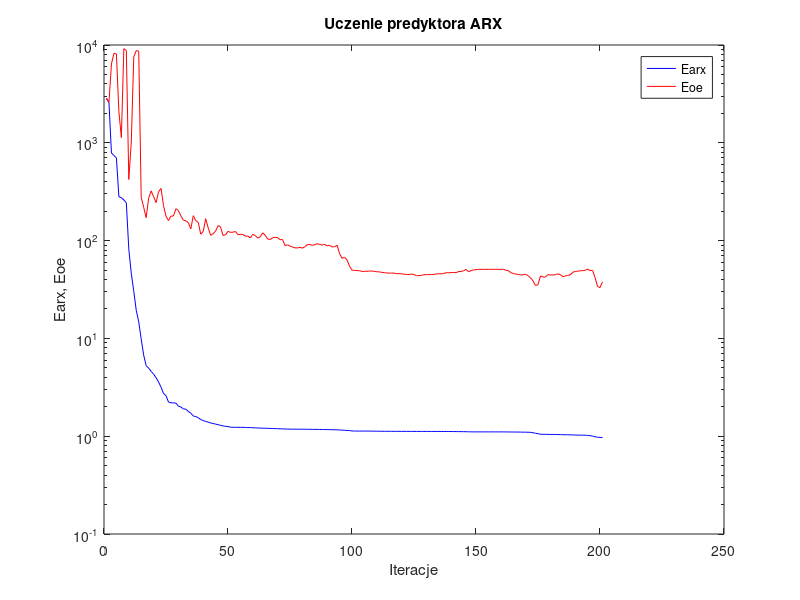
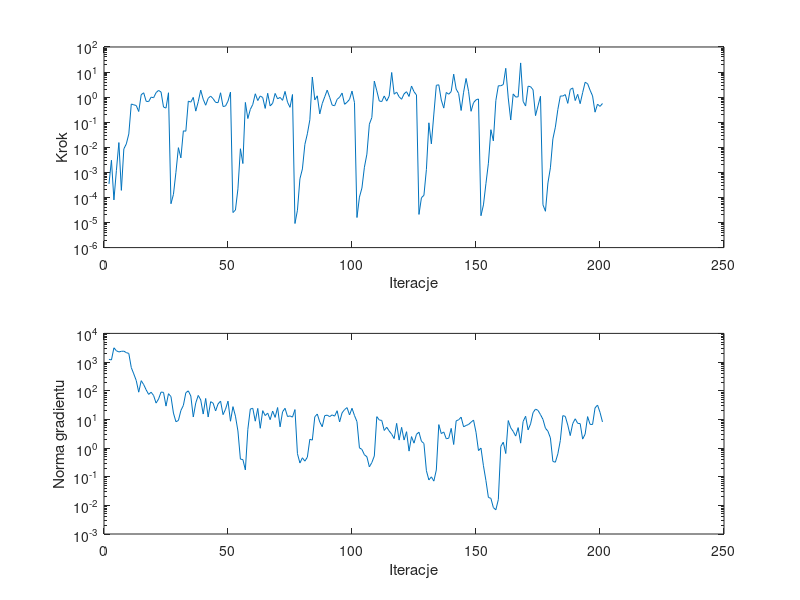

These figures' MATLAB source, in order:
%uczenie predyktora arx
clear all;
n=0; farx(n+1)=2.847719e+003; foe(n+1)=2.847531e+003; wspucz(n+1)=0.000000e+000; ng(n+1)=0.000000e+000;
%odnowa zmiennej metryki
n=1; farx(n+1)=2.582819e+003; foe(n+1)=2.596238e+003; krok(n+1)=3.473499e-004; ng(n+1)=1.245395e+003;
n=2; farx(n+1)=7.866409e+002; foe(n+1)=6.399271e+003; krok(n+1)=3.050294e-003; ng(n+1)=1.184365e+003;
n=3; farx(n+1)=7.414384e+002; foe(n+1)=8.216046e+003; krok(n+1)=7.964429e-005; ng(n+1)=3.145766e+003;
n=4; farx(n+1)=7.000965e+002; foe(n+1)=8.106307e+003; krok(n+1)=1.203868e-003; ng(n+1)=2.466683e+003;
n=5; farx(n+1)=2.806607e+002; foe(n+1)=2.087597e+003; krok(n+1)=1.542549e-002; ng(n+1)=2.252744e+003;
n=6; farx(n+1)=2.747604e+002; foe(n+1)=1.129214e+003; krok(n+1)=1.915864e-004; ng(n+1)=2.369370e+003;
n=7; farx(n+1)=2.607084e+002; foe(n+1)=9.184659e+003; krok(n+1)=8.625805e-003; ng(n+1)=2.399239e+003;
n=8; farx(n+1)=2.436525e+002; foe(n+1)=8.782134e+003; krok(n+1)=1.364590e-002; ng(n+1)=2.133257e+003;
n=9; farx(n+1)=8.156878e+001; foe(n+1)=4.217471e+002; krok(n+1)=3.406610e-002; ng(n+1)=1.996964e+003;
n=10; farx(n+1)=4.625433e+001; foe(n+1)=1.018700e+003; krok(n+1)=5.312625e-001; ng(n+1)=6.419410e+002;
n=11; farx(n+1)=3.028637e+001; foe(n+1)=7.549191e+003; krok(n+1)=4.938403e-001; ng(n+1)=3.871395e+002;
n=12; farx(n+1)=1.936188e+001; foe(n+1)=8.756843e+003; krok(n+1)=4.635137e-001; ng(n+1)=2.266958e+002;
n=13; farx(n+1)=1.478683e+001; foe(n+1)=8.641203e+003; krok(n+1)=2.670983e-001; ng(n+1)=8.889215e+001;
n=14; farx(n+1)=9.823273e+000; foe(n+1)=2.759846e+002; krok(n+1)=1.247240e+000; ng(n+1)=2.240852e+002;
n=15; farx(n+1)=6.744903e+000; foe(n+1)=2.191008e+002; krok(n+1)=1.492366e+000; ng(n+1)=1.635191e+002;
n=16; farx(n+1)=5.255492e+000; foe(n+1)=1.716019e+002; krok(n+1)=6.809733e-001; ng(n+1)=1.073648e+002;
n=17; farx(n+1)=4.984456e+000; foe(n+1)=2.712717e+002; krok(n+1)=6.653319e-001; ng(n+1)=7.441364e+001;
n=18; farx(n+1)=4.596407e+000; foe(n+1)=3.223641e+002; krok(n+1)=9.995858e-001; ng(n+1)=8.850900e+001;
n=19; farx(n+1)=4.300459e+000; foe(n+1)=2.810404e+002; krok(n+1)=9.453922e-001; ng(n+1)=6.799050e+001;
n=20; farx(n+1)=3.968012e+000; foe(n+1)=2.445283e+002; krok(n+1)=1.516744e+000; ng(n+1)=3.697096e+001;
n=21; farx(n+1)=3.588627e+000; foe(n+1)=3.160293e+002; krok(n+1)=1.854055e+000; ng(n+1)=5.150460e+001;
n=22; farx(n+1)=3.165123e+000; foe(n+1)=3.417407e+002; krok(n+1)=1.601772e+000; ng(n+1)=8.957956e+001;
n=23; farx(n+1)=2.737956e+000; foe(n+1)=2.278810e+002; krok(n+1)=4.027995e-001; ng(n+1)=8.748375e+001;
n=24; farx(n+1)=2.598078e+000; foe(n+1)=1.770063e+002; krok(n+1)=3.655097e-001; ng(n+1)=2.902225e+001;
n=25; farx(n+1)=2.234240e+000; foe(n+1)=1.606983e+002; krok(n+1)=1.495995e+000; ng(n+1)=7.866735e+001;
%odnowa zmiennej metryki
n=26; farx(n+1)=2.196338e+000; foe(n+1)=1.777801e+002; krok(n+1)=5.618497e-005; ng(n+1)=6.232030e+001;
n=27; farx(n+1)=2.190455e+000; foe(n+1)=1.786390e+002; krok(n+1)=1.326035e-004; ng(n+1)=1.660992e+001;
n=28; farx(n+1)=2.180038e+000; foe(n+1)=2.119614e+002; krok(n+1)=1.002232e-003; ng(n+1)=8.281167e+000;
n=29; farx(n+1)=2.023536e+000; foe(n+1)=2.026905e+002; krok(n+1)=9.659422e-003; ng(n+1)=9.129887e+000;
n=30; farx(n+1)=1.991789e+000; foe(n+1)=1.784586e+002; krok(n+1)=3.783371e-003; ng(n+1)=2.037535e+001;
n=31; farx(n+1)=1.900002e+000; foe(n+1)=1.617953e+002; krok(n+1)=4.524124e-002; ng(n+1)=3.070525e+001;
n=32; farx(n+1)=1.892507e+000; foe(n+1)=1.594670e+002; krok(n+1)=4.382471e-002; ng(n+1)=8.515042e+001;
n=33; farx(n+1)=1.788821e+000; foe(n+1)=1.521857e+002; krok(n+1)=6.954939e-001; ng(n+1)=9.872346e+001;
n=34; farx(n+1)=1.717784e+000; foe(n+1)=1.316986e+002; krok(n+1)=6.317991e-001; ng(n+1)=6.542022e+001;
n=35; farx(n+1)=1.608996e+000; foe(n+1)=1.798438e+002; krok(n+1)=9.775646e-001; ng(n+1)=1.212401e+001;
n=36; farx(n+1)=1.587248e+000; foe(n+1)=1.599002e+002; krok(n+1)=2.767539e-001; ng(n+1)=3.741697e+001;
n=37; farx(n+1)=1.546978e+000; foe(n+1)=1.534839e+002; krok(n+1)=6.564205e-001; ng(n+1)=6.843044e+001;
n=38; farx(n+1)=1.478630e+000; foe(n+1)=1.162904e+002; krok(n+1)=1.905355e+000; ng(n+1)=4.778085e+001;
n=39; farx(n+1)=1.447178e+000; foe(n+1)=1.237928e+002; krok(n+1)=8.256204e-001; ng(n+1)=1.532636e+001;
n=40; farx(n+1)=1.415267e+000; foe(n+1)=1.673665e+002; krok(n+1)=4.756263e-001; ng(n+1)=5.365140e+001;
n=41; farx(n+1)=1.393614e+000; foe(n+1)=1.352603e+002; krok(n+1)=8.935632e-001; ng(n+1)=1.210583e+001;
n=42; farx(n+1)=1.365047e+000; foe(n+1)=1.133260e+002; krok(n+1)=1.098329e+000; ng(n+1)=4.139799e+001;
n=43; farx(n+1)=1.350237e+000; foe(n+1)=1.174502e+002; krok(n+1)=8.674420e-001; ng(n+1)=3.683974e+001;
n=44; farx(n+1)=1.328936e+000; foe(n+1)=1.254073e+002; krok(n+1)=6.183220e-001; ng(n+1)=1.961741e+001;
n=45; farx(n+1)=1.311191e+000; foe(n+1)=1.424009e+002; krok(n+1)=6.026677e-001; ng(n+1)=3.475162e+001;
n=46; farx(n+1)=1.292832e+000; foe(n+1)=1.376823e+002; krok(n+1)=1.492366e+000; ng(n+1)=4.339443e+001;
n=47; farx(n+1)=1.274469e+000; foe(n+1)=1.127394e+002; krok(n+1)=4.228884e-001; ng(n+1)=1.460504e+001;
n=48; farx(n+1)=1.261695e+000; foe(n+1)=1.148393e+002; krok(n+1)=4.423764e-001; ng(n+1)=2.262809e+001;
n=49; farx(n+1)=1.253436e+000; foe(n+1)=1.242984e+002; krok(n+1)=6.930078e-001; ng(n+1)=4.320833e+001;
n=50; farx(n+1)=1.236841e+000; foe(n+1)=1.213193e+002; krok(n+1)=1.585247e+000; ng(n+1)=8.619286e+000;
%odnowa zmiennej metryki
n=51; farx(n+1)=1.233667e+000; foe(n+1)=1.218662e+002; krok(n+1)=2.503350e-005; ng(n+1)=2.781459e+001;
n=52; farx(n+1)=1.232643e+000; foe(n+1)=1.239603e+002; krok(n+1)=3.153604e-005; ng(n+1)=1.294431e+001;
n=53; farx(n+1)=1.232096e+000; foe(n+1)=1.151302e+002; krok(n+1)=2.196646e-004; ng(n+1)=3.933662e+000;
n=54; farx(n+1)=1.231797e+000; foe(n+1)=1.157988e+002; krok(n+1)=8.751130e-003; ng(n+1)=4.097104e-001;
n=55; farx(n+1)=1.231731e+000; foe(n+1)=1.157489e+002; krok(n+1)=2.247173e-003; ng(n+1)=3.957271e-001;
n=56; farx(n+1)=1.229060e+000; foe(n+1)=1.109967e+002; krok(n+1)=6.144464e-001; ng(n+1)=1.717629e-001;
n=57; farx(n+1)=1.225978e+000; foe(n+1)=1.112249e+002; krok(n+1)=1.400181e-001; ng(n+1)=4.508736e+000;
n=58; farx(n+1)=1.224769e+000; foe(n+1)=1.066222e+002; krok(n+1)=3.238984e-001; ng(n+1)=2.304797e+001;
n=59; farx(n+1)=1.220656e+000; foe(n+1)=1.159296e+002; krok(n+1)=5.138574e-001; ng(n+1)=2.426423e+001;
n=60; farx(n+1)=1.217076e+000; foe(n+1)=1.125966e+002; krok(n+1)=1.361947e+000; ng(n+1)=8.643184e+000;
n=61; farx(n+1)=1.213366e+000; foe(n+1)=1.061430e+002; krok(n+1)=7.310195e-001; ng(n+1)=2.410793e+001;
n=62; farx(n+1)=1.210326e+000; foe(n+1)=1.093065e+002; krok(n+1)=1.112649e+000; ng(n+1)=4.886582e+000;
n=63; farx(n+1)=1.207627e+000; foe(n+1)=1.200056e+002; krok(n+1)=9.639418e-001; ng(n+1)=2.014896e+001;
n=64; farx(n+1)=1.205616e+000; foe(n+1)=1.135197e+002; krok(n+1)=3.550835e-001; ng(n+1)=1.354724e+001;
n=65; farx(n+1)=1.202829e+000; foe(n+1)=1.040390e+002; krok(n+1)=1.422745e+000; ng(n+1)=1.655358e+001;
n=66; farx(n+1)=1.201236e+000; foe(n+1)=1.025153e+002; krok(n+1)=4.461084e-001; ng(n+1)=9.757079e+000;
n=67; farx(n+1)=1.199041e+000; foe(n+1)=1.067318e+002; krok(n+1)=5.692710e-001; ng(n+1)=1.955159e+001;
n=68; farx(n+1)=1.195997e+000; foe(n+1)=1.080670e+002; krok(n+1)=1.404256e+000; ng(n+1)=1.172466e+001;
n=69; farx(n+1)=1.193340e+000; foe(n+1)=1.074487e+002; krok(n+1)=8.536620e-001; ng(n+1)=2.589744e+001;
n=70; farx(n+1)=1.191070e+000; foe(n+1)=1.022021e+002; krok(n+1)=9.761687e-001; ng(n+1)=5.478011e+000;
n=71; farx(n+1)=1.188872e+000; foe(n+1)=1.024573e+002; krok(n+1)=7.461831e-001; ng(n+1)=1.835994e+001;
n=72; farx(n+1)=1.185506e+000; foe(n+1)=8.898462e+001; krok(n+1)=1.691294e+000; ng(n+1)=2.437180e+001;
n=73; farx(n+1)=1.183958e+000; foe(n+1)=9.041339e+001; krok(n+1)=6.277333e-001; ng(n+1)=1.256535e+001;
n=74; farx(n+1)=1.180970e+000; foe(n+1)=8.794795e+001; krok(n+1)=3.923690e-001; ng(n+1)=1.321423e+001;
n=75; farx(n+1)=1.179992e+000; foe(n+1)=8.598265e+001; krok(n+1)=1.272242e+000; ng(n+1)=1.197341e+001;
%odnowa zmiennej metryki
n=76; farx(n+1)=1.179170e+000; foe(n+1)=8.433888e+001; krok(n+1)=9.128990e-006; ng(n+1)=2.195480e+001;
n=77; farx(n+1)=1.179168e+000; foe(n+1)=8.409171e+001; krok(n+1)=3.098519e-005; ng(n+1)=6.351203e-001;
n=78; farx(n+1)=1.179159e+000; foe(n+1)=8.535597e+001; krok(n+1)=5.534736e-004; ng(n+1)=2.998890e-001;
n=79; farx(n+1)=1.179115e+000; foe(n+1)=8.372391e+001; krok(n+1)=1.369522e-003; ng(n+1)=4.567856e-001;
n=80; farx(n+1)=1.178745e+000; foe(n+1)=8.648435e+001; krok(n+1)=1.301252e-002; ng(n+1)=3.481758e-001;
n=81; farx(n+1)=1.176772e+000; foe(n+1)=9.082973e+001; krok(n+1)=3.459187e-002; ng(n+1)=4.806226e-001;
n=82; farx(n+1)=1.176745e+000; foe(n+1)=9.119624e+001; krok(n+1)=1.248173e-001; ng(n+1)=2.026688e+000;
n=83; farx(n+1)=1.174489e+000; foe(n+1)=8.949355e+001; krok(n+1)=6.340986e+000; ng(n+1)=1.888933e+000;
n=84; farx(n+1)=1.173946e+000; foe(n+1)=9.067304e+001; krok(n+1)=7.741360e-001; ng(n+1)=1.228188e+001;
n=85; farx(n+1)=1.172916e+000; foe(n+1)=9.306469e+001; krok(n+1)=1.128562e+000; ng(n+1)=1.539221e+001;
n=86; farx(n+1)=1.171784e+000; foe(n+1)=9.116397e+001; krok(n+1)=2.143812e-001; ng(n+1)=8.091533e+000;
n=87; farx(n+1)=1.171357e+000; foe(n+1)=9.027464e+001; krok(n+1)=5.520515e-001; ng(n+1)=5.522237e+000;
n=88; farx(n+1)=1.170561e+000; foe(n+1)=9.141460e+001; krok(n+1)=1.031099e+000; ng(n+1)=1.351570e+001;
n=89; farx(n+1)=1.168726e+000; foe(n+1)=8.831690e+001; krok(n+1)=1.902505e+000; ng(n+1)=1.402006e+001;
n=90; farx(n+1)=1.167440e+000; foe(n+1)=8.965146e+001; krok(n+1)=9.872820e-001; ng(n+1)=1.246753e+001;
n=91; farx(n+1)=1.164759e+000; foe(n+1)=8.606860e+001; krok(n+1)=4.803814e-001; ng(n+1)=1.435153e+001;
n=92; farx(n+1)=1.163654e+000; foe(n+1)=8.666577e+001; krok(n+1)=4.536903e-001; ng(n+1)=1.296507e+001;
n=93; farx(n+1)=1.162319e+000; foe(n+1)=8.969688e+001; krok(n+1)=8.162976e-001; ng(n+1)=2.001009e+001;
n=94; farx(n+1)=1.157569e+000; foe(n+1)=7.340421e+001; krok(n+1)=9.928979e-001; ng(n+1)=8.126318e+000;
n=95; farx(n+1)=1.154032e+000; foe(n+1)=6.581473e+001; krok(n+1)=1.454334e+000; ng(n+1)=1.689816e+001;
n=96; farx(n+1)=1.149989e+000; foe(n+1)=6.757059e+001; krok(n+1)=5.183452e-001; ng(n+1)=2.188866e+001;
n=97; farx(n+1)=1.143216e+000; foe(n+1)=6.344939e+001; krok(n+1)=6.246649e-001; ng(n+1)=2.574148e+001;
n=98; farx(n+1)=1.141173e+000; foe(n+1)=5.485688e+001; krok(n+1)=8.131859e-001; ng(n+1)=1.423143e+001;
n=99; farx(n+1)=1.131726e+000; foe(n+1)=4.985408e+001; krok(n+1)=1.741449e+000; ng(n+1)=2.439565e+001;
n=100; farx(n+1)=1.128891e+000; foe(n+1)=4.959277e+001; krok(n+1)=6.039386e-001; ng(n+1)=1.362637e+001;
%odnowa zmiennej metryki
n=101; farx(n+1)=1.128672e+000; foe(n+1)=4.939274e+001; krok(n+1)=1.581864e-005; ng(n+1)=8.325766e+000;
n=102; farx(n+1)=1.128653e+000; foe(n+1)=4.921956e+001; krok(n+1)=1.032442e-004; ng(n+1)=1.010448e+000;
n=103; farx(n+1)=1.128605e+000; foe(n+1)=4.840885e+001; krok(n+1)=2.370460e-004; ng(n+1)=8.958225e-001;
n=104; farx(n+1)=1.128488e+000; foe(n+1)=4.851639e+001; krok(n+1)=1.604967e-003; ng(n+1)=5.827902e-001;
n=105; farx(n+1)=1.128218e+000; foe(n+1)=4.854384e+001; krok(n+1)=5.318174e-003; ng(n+1)=4.964559e-001;
n=106; farx(n+1)=1.127478e+000; foe(n+1)=4.881354e+001; krok(n+1)=8.343059e-002; ng(n+1)=2.198657e-001;
n=107; farx(n+1)=1.127321e+000; foe(n+1)=4.885439e+001; krok(n+1)=1.536116e-001; ng(n+1)=3.112006e-001;
n=108; farx(n+1)=1.125980e+000; foe(n+1)=4.842739e+001; krok(n+1)=4.369020e+000; ng(n+1)=5.284322e-001;
n=109; farx(n+1)=1.124773e+000; foe(n+1)=4.800561e+001; krok(n+1)=1.784490e+000; ng(n+1)=1.243656e+001;
n=110; farx(n+1)=1.123853e+000; foe(n+1)=4.794163e+001; krok(n+1)=7.021280e-001; ng(n+1)=9.507122e+000;
n=111; farx(n+1)=1.122839e+000; foe(n+1)=4.731061e+001; krok(n+1)=6.653319e-001; ng(n+1)=9.196363e+000;
n=112; farx(n+1)=1.122424e+000; foe(n+1)=4.700503e+001; krok(n+1)=1.114269e+000; ng(n+1)=4.090980e+000;
n=113; farx(n+1)=1.122170e+000; foe(n+1)=4.669696e+001; krok(n+1)=6.930078e-001; ng(n+1)=5.322762e+000;
n=114; farx(n+1)=1.122089e+000; foe(n+1)=4.654071e+001; krok(n+1)=1.111368e+000; ng(n+1)=3.932148e+000;
n=115; farx(n+1)=1.121756e+000; foe(n+1)=4.655100e+001; krok(n+1)=9.611233e+000; ng(n+1)=3.030491e+000;
n=116; farx(n+1)=1.121327e+000; foe(n+1)=4.651570e+001; krok(n+1)=1.307567e+000; ng(n+1)=2.133051e+000;
n=117; farx(n+1)=1.120931e+000; foe(n+1)=4.580699e+001; krok(n+1)=1.585247e+000; ng(n+1)=7.253060e+000;
n=118; farx(n+1)=1.120744e+000; foe(n+1)=4.598839e+001; krok(n+1)=1.031099e+000; ng(n+1)=1.889225e+000;
n=119; farx(n+1)=1.120583e+000; foe(n+1)=4.572982e+001; krok(n+1)=8.224396e-001; ng(n+1)=5.265284e+000;
n=120; farx(n+1)=1.120433e+000; foe(n+1)=4.534320e+001; krok(n+1)=1.355546e+000; ng(n+1)=1.900269e+000;
n=121; farx(n+1)=1.120315e+000; foe(n+1)=4.504132e+001; krok(n+1)=1.645708e+000; ng(n+1)=3.717370e+000;
n=122; farx(n+1)=1.120238e+000; foe(n+1)=4.503195e+001; krok(n+1)=1.062525e+000; ng(n+1)=7.804703e-001;
n=123; farx(n+1)=1.120066e+000; foe(n+1)=4.546110e+001; krok(n+1)=2.781976e+000; ng(n+1)=2.505503e+000;
n=124; farx(n+1)=1.119901e+000; foe(n+1)=4.505673e+001; krok(n+1)=1.650428e+000; ng(n+1)=1.477583e+000;
n=125; farx(n+1)=1.119343e+000; foe(n+1)=4.378895e+001; krok(n+1)=1.215405e+000; ng(n+1)=3.010140e+000;
%odnowa zmiennej metryki
n=126; farx(n+1)=1.119295e+000; foe(n+1)=4.379664e+001; krok(n+1)=2.102242e-005; ng(n+1)=3.567093e+000;
n=127; farx(n+1)=1.119244e+000; foe(n+1)=4.409807e+001; krok(n+1)=9.776439e-005; ng(n+1)=1.718169e+000;
n=128; farx(n+1)=1.119188e+000; foe(n+1)=4.480302e+001; krok(n+1)=1.215958e-004; ng(n+1)=1.445225e+000;
n=129; farx(n+1)=1.119179e+000; foe(n+1)=4.485234e+001; krok(n+1)=1.304868e-003; ng(n+1)=1.615959e-001;
n=130; farx(n+1)=1.119073e+000; foe(n+1)=4.491453e+001; krok(n+1)=9.464413e-002; ng(n+1)=7.690801e-002;
n=131; farx(n+1)=1.119054e+000; foe(n+1)=4.497754e+001; krok(n+1)=1.370811e-002; ng(n+1)=9.875800e-002;
n=132; farx(n+1)=1.119004e+000; foe(n+1)=4.507190e+001; krok(n+1)=2.114442e-001; ng(n+1)=7.009716e-002;
n=133; farx(n+1)=1.118326e+000; foe(n+1)=4.566326e+001; krok(n+1)=2.965571e+000; ng(n+1)=1.715348e-001;
n=134; farx(n+1)=1.117648e+000; foe(n+1)=4.577248e+001; krok(n+1)=3.105418e+000; ng(n+1)=6.561218e+000;
n=135; farx(n+1)=1.117363e+000; foe(n+1)=4.572905e+001; krok(n+1)=7.655551e-001; ng(n+1)=3.183960e+000;
n=136; farx(n+1)=1.117211e+000; foe(n+1)=4.606984e+001; krok(n+1)=3.655097e-001; ng(n+1)=3.635524e+000;
n=137; farx(n+1)=1.116996e+000; foe(n+1)=4.700915e+001; krok(n+1)=1.535939e+000; ng(n+1)=2.111950e+000;
n=138; farx(n+1)=1.116838e+000; foe(n+1)=4.680655e+001; krok(n+1)=1.307567e+000; ng(n+1)=2.193726e+000;
n=139; farx(n+1)=1.116673e+000; foe(n+1)=4.713537e+001; krok(n+1)=1.670810e+000; ng(n+1)=4.854141e+000;
n=140; farx(n+1)=1.116197e+000; foe(n+1)=4.723584e+001; krok(n+1)=8.246960e+000; ng(n+1)=1.328363e+000;
n=141; farx(n+1)=1.114786e+000; foe(n+1)=4.701482e+001; krok(n+1)=2.093924e+000; ng(n+1)=8.857289e+000;
n=142; farx(n+1)=1.114048e+000; foe(n+1)=4.835457e+001; krok(n+1)=1.404256e+000; ng(n+1)=9.682585e+000;
n=143; farx(n+1)=1.113785e+000; foe(n+1)=4.832349e+001; krok(n+1)=2.936023e-001; ng(n+1)=1.194975e+001;
n=144; farx(n+1)=1.113353e+000; foe(n+1)=4.926150e+001; krok(n+1)=1.569476e+000; ng(n+1)=5.498517e+000;
n=145; farx(n+1)=1.111520e+000; foe(n+1)=5.062823e+001; krok(n+1)=5.563951e+000; ng(n+1)=6.121126e+000;
n=146; farx(n+1)=1.109419e+000; foe(n+1)=4.800053e+001; krok(n+1)=1.707324e+000; ng(n+1)=6.632478e+000;
n=147; farx(n+1)=1.108104e+000; foe(n+1)=4.933239e+001; krok(n+1)=2.725288e-001; ng(n+1)=7.938216e+000;
n=148; farx(n+1)=1.107449e+000; foe(n+1)=5.018362e+001; krok(n+1)=5.995370e-001; ng(n+1)=9.471287e+000;
n=149; farx(n+1)=1.107215e+000; foe(n+1)=5.045345e+001; krok(n+1)=7.807902e-001; ng(n+1)=3.556530e+000;
n=150; farx(n+1)=1.107148e+000; foe(n+1)=5.080560e+001; krok(n+1)=8.457767e-001; ng(n+1)=8.125715e-001;
%odnowa zmiennej metryki
n=151; farx(n+1)=1.107145e+000; foe(n+1)=5.080153e+001; krok(n+1)=1.865637e-005; ng(n+1)=9.964817e-001;
n=152; farx(n+1)=1.107145e+000; foe(n+1)=5.082893e+001; krok(n+1)=5.036707e-005; ng(n+1)=2.407470e-001;
n=153; farx(n+1)=1.107144e+000; foe(n+1)=5.086689e+001; krok(n+1)=3.539254e-004; ng(n+1)=7.333204e-002;
n=154; farx(n+1)=1.107144e+000; foe(n+1)=5.084950e+001; krok(n+1)=2.316587e-003; ng(n+1)=1.886324e-002;
n=155; farx(n+1)=1.107142e+000; foe(n+1)=5.082823e+001; krok(n+1)=5.034993e-002; ng(n+1)=1.758304e-002;
n=156; farx(n+1)=1.107142e+000; foe(n+1)=5.082376e+001; krok(n+1)=1.799391e-002; ng(n+1)=8.345702e-003;
n=157; farx(n+1)=1.107138e+000; foe(n+1)=5.077963e+001; krok(n+1)=7.310195e-001; ng(n+1)=6.983111e-003;
n=158; farx(n+1)=1.107074e+000; foe(n+1)=5.091140e+001; krok(n+1)=2.840668e+000; ng(n+1)=1.586335e-002;
n=159; farx(n+1)=1.107036e+000; foe(n+1)=5.084061e+001; krok(n+1)=2.840668e+000; ng(n+1)=1.136701e+000;
n=160; farx(n+1)=1.106950e+000; foe(n+1)=5.089419e+001; krok(n+1)=3.170493e+000; ng(n+1)=1.600528e+000;
n=161; farx(n+1)=1.105982e+000; foe(n+1)=4.978975e+001; krok(n+1)=1.409995e+001; ng(n+1)=6.438483e-001;
n=162; farx(n+1)=1.104925e+000; foe(n+1)=4.932110e+001; krok(n+1)=9.270274e-001; ng(n+1)=9.087905e+000;
n=163; farx(n+1)=1.104471e+000; foe(n+1)=4.707260e+001; krok(n+1)=1.226847e-001; ng(n+1)=5.076766e+000;
n=164; farx(n+1)=1.103529e+000; foe(n+1)=4.612096e+001; krok(n+1)=1.342163e+000; ng(n+1)=3.808602e+000;
n=165; farx(n+1)=1.103274e+000; foe(n+1)=4.551056e+001; krok(n+1)=1.009068e+000; ng(n+1)=2.610254e+000;
n=166; farx(n+1)=1.103122e+000; foe(n+1)=4.509160e+001; krok(n+1)=1.030870e+000; ng(n+1)=5.158179e+000;
n=167; farx(n+1)=1.101044e+000; foe(n+1)=4.452500e+001; krok(n+1)=2.313205e+001; ng(n+1)=1.479830e+000;
n=168; farx(n+1)=1.100450e+000; foe(n+1)=4.485157e+001; krok(n+1)=6.809733e-001; ng(n+1)=8.440287e+000;
n=169; farx(n+1)=1.099301e+000; foe(n+1)=4.535693e+001; krok(n+1)=4.419445e-001; ng(n+1)=1.284854e+001;
n=170; farx(n+1)=1.097981e+000; foe(n+1)=4.376369e+001; krok(n+1)=2.742220e+000; ng(n+1)=4.298557e+000;
n=171; farx(n+1)=1.095405e+000; foe(n+1)=4.166245e+001; krok(n+1)=2.608981e+000; ng(n+1)=6.955935e+000;
n=172; farx(n+1)=1.083675e+000; foe(n+1)=3.871145e+001; krok(n+1)=1.974462e+000; ng(n+1)=1.713494e+001;
n=173; farx(n+1)=1.072894e+000; foe(n+1)=3.466520e+001; krok(n+1)=1.827549e-001; ng(n+1)=2.283685e+001;
n=174; farx(n+1)=1.061665e+000; foe(n+1)=3.545153e+001; krok(n+1)=4.500546e-001; ng(n+1)=2.056658e+001;
n=175; farx(n+1)=1.046679e+000; foe(n+1)=4.349675e+001; krok(n+1)=1.084583e+000; ng(n+1)=1.466904e+001;
%odnowa zmiennej metryki
n=176; farx(n+1)=1.045111e+000; foe(n+1)=4.245002e+001; krok(n+1)=5.062882e-005; ng(n+1)=9.976167e+000;
n=177; farx(n+1)=1.044947e+000; foe(n+1)=4.239327e+001; krok(n+1)=2.809248e-005; ng(n+1)=4.910923e+000;
n=178; farx(n+1)=1.043838e+000; foe(n+1)=4.487069e+001; krok(n+1)=3.790794e-004; ng(n+1)=3.860198e+000;
n=179; farx(n+1)=1.042448e+000; foe(n+1)=4.449435e+001; krok(n+1)=1.517951e-003; ng(n+1)=2.252230e+000;
n=180; farx(n+1)=1.042118e+000; foe(n+1)=4.449753e+001; krok(n+1)=2.165649e-002; ng(n+1)=3.406013e-001;
n=181; farx(n+1)=1.041340e+000; foe(n+1)=4.480224e+001; krok(n+1)=6.345766e-002; ng(n+1)=3.200610e-001;
n=182; farx(n+1)=1.040846e+000; foe(n+1)=4.573538e+001; krok(n+1)=3.214238e-001; ng(n+1)=6.260689e-001;
n=183; farx(n+1)=1.038301e+000; foe(n+1)=4.492338e+001; krok(n+1)=1.111368e+000; ng(n+1)=1.830257e+000;
n=184; farx(n+1)=1.036494e+000; foe(n+1)=4.284027e+001; krok(n+1)=1.104103e+000; ng(n+1)=1.346638e+001;
n=185; farx(n+1)=1.034755e+000; foe(n+1)=4.350925e+001; krok(n+1)=1.263598e+000; ng(n+1)=1.275690e+001;
n=186; farx(n+1)=1.033852e+000; foe(n+1)=4.406944e+001; krok(n+1)=5.642809e-001; ng(n+1)=6.346144e+000;
n=187; farx(n+1)=1.032792e+000; foe(n+1)=4.461552e+001; krok(n+1)=2.018136e+000; ng(n+1)=2.716607e+000;
n=188; farx(n+1)=1.030497e+000; foe(n+1)=4.739590e+001; krok(n+1)=2.328707e+000; ng(n+1)=7.118318e+000;
n=189; farx(n+1)=1.028177e+000; foe(n+1)=4.843659e+001; krok(n+1)=7.310195e-001; ng(n+1)=1.047889e+001;
n=190; farx(n+1)=1.025756e+000; foe(n+1)=4.868286e+001; krok(n+1)=1.296088e+000; ng(n+1)=7.274776e+000;
n=191; farx(n+1)=1.025005e+000; foe(n+1)=4.917132e+001; krok(n+1)=5.491644e-001; ng(n+1)=7.118075e+000;
n=192; farx(n+1)=1.024442e+000; foe(n+1)=4.928662e+001; krok(n+1)=1.512163e+000; ng(n+1)=2.048226e+000;
n=193; farx(n+1)=1.023161e+000; foe(n+1)=4.966940e+001; krok(n+1)=3.905276e+000; ng(n+1)=3.041826e+000;
n=194; farx(n+1)=1.019144e+000; foe(n+1)=5.121451e+001; krok(n+1)=3.444837e+000; ng(n+1)=1.247672e+001;
n=195; farx(n+1)=1.011817e+000; foe(n+1)=4.927761e+001; krok(n+1)=1.890784e+000; ng(n+1)=6.681931e+000;
n=196; farx(n+1)=1.002695e+000; foe(n+1)=4.957395e+001; krok(n+1)=1.120145e+000; ng(n+1)=6.632964e+000;
n=197; farx(n+1)=9.883691e-001; foe(n+1)=4.200119e+001; krok(n+1)=2.512856e-001; ng(n+1)=2.512455e+001;
n=198; farx(n+1)=9.758155e-001; foe(n+1)=3.393878e+001; krok(n+1)=5.249576e-001; ng(n+1)=3.156860e+001;
n=199; farx(n+1)=9.722626e-001; foe(n+1)=3.309558e+001; krok(n+1)=4.268310e-001; ng(n+1)=1.762583e+001;
n=200; farx(n+1)=9.691447e-001; foe(n+1)=3.782611e+001; krok(n+1)=5.558705e-001; ng(n+1)=8.132040e+000;

figure; semilogy(farx,'b'); hold on; semilogy(foe,'r'); xlabel('Iteracje'); ylabel('Earx, Eoe'); legend('Earx','Eoe'); title('Uczenie predyktora ARX');
figure; subplot(2,1,1); semilogy(krok); xlabel('Iteracje'); ylabel('Krok');
subplot(2,1,2); semilogy(ng); xlabel('Iteracje'); ylabel('Norma gradientu');
Earx=farx(n+1)
Eoe=foe(n+1)
